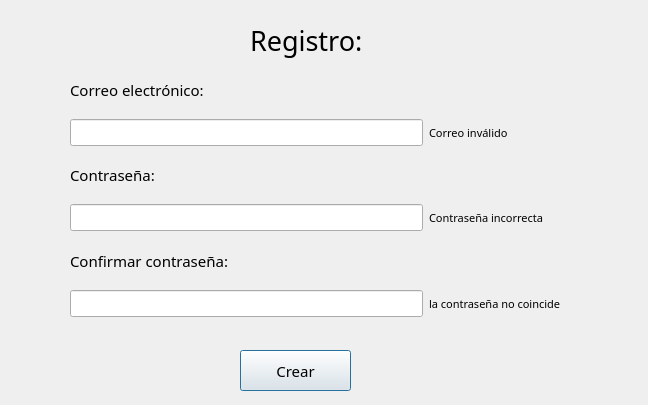
<?xml version="1.0" encoding="UTF-8"?>
<ui version="4.0">
 <class>Registro</class>
 <widget class="QDialog" name="Registro">
  <property name="geometry">
   <rect>
    <x>0</x>
    <y>0</y>
    <width>648</width>
    <height>405</height>
   </rect>
  </property>
  <property name="windowTitle">
   <string>Dialog</string>
  </property>
  <widget class="QPushButton" name="boton_nuevo">
   <property name="geometry">
    <rect>
     <x>240</x>
     <y>350</y>
     <width>111</width>
     <height>41</height>
    </rect>
   </property>
   <property name="font">
    <font>
     <family>Century Gothic</family>
     <pointsize>11</pointsize>
    </font>
   </property>
   <property name="text">
    <string>Crear</string>
   </property>
  </widget>
  <widget class="QLabel" name="registro">
   <property name="geometry">
    <rect>
     <x>250</x>
     <y>20</y>
     <width>131</width>
     <height>41</height>
    </rect>
   </property>
   <property name="font">
    <font>
     <family>Century Gothic</family>
     <pointsize>20</pointsize>
    </font>
   </property>
   <property name="text">
    <string>Registro:</string>
   </property>
  </widget>
  <widget class="QWidget" name="gridLayoutWidget">
   <property name="geometry">
    <rect>
     <x>70</x>
     <y>66</y>
     <width>491</width>
     <height>251</height>
    </rect>
   </property>
   <layout class="QGridLayout" name="gridLayout">
    <item row="0" column="0">
     <widget class="QLabel" name="label_correo">
      <property name="font">
       <font>
        <family>Century Gothic</family>
        <pointsize>11</pointsize>
       </font>
      </property>
      <property name="text">
       <string>Correo electrónico:</string>
      </property>
     </widget>
    </item>
    <item row="1" column="1">
     <widget class="QLabel" name="label_validacorreo">
      <property name="font">
       <font>
        <family>Century Gothic</family>
        <pointsize>8</pointsize>
       </font>
      </property>
      <property name="text">
       <string>Correo inválido</string>
      </property>
     </widget>
    </item>
    <item row="2" column="0">
     <widget class="QLabel" name="label_password">
      <property name="font">
       <font>
        <family>Century Gothic</family>
        <pointsize>11</pointsize>
       </font>
      </property>
      <property name="text">
       <string>Contraseña:</string>
      </property>
     </widget>
    </item>
    <item row="1" column="0">
     <widget class="QLineEdit" name="texto_correonuevo">
      <property name="font">
       <font>
        <pointsize>12</pointsize>
       </font>
      </property>
     </widget>
    </item>
    <item row="3" column="0">
     <widget class="QLineEdit" name="texto_passwnueva">
      <property name="font">
       <font>
        <pointsize>12</pointsize>
       </font>
      </property>
      <property name="echoMode">
       <enum>QLineEdit::Password</enum>
      </property>
     </widget>
    </item>
    <item row="4" column="0">
     <widget class="QLabel" name="label_confirmar">
      <property name="font">
       <font>
        <family>Century Gothic</family>
        <pointsize>11</pointsize>
       </font>
      </property>
      <property name="text">
       <string>Confirmar contraseña:</string>
      </property>
     </widget>
    </item>
    <item row="3" column="1">
     <widget class="QLabel" name="label_validapasw">
      <property name="font">
       <font>
        <family>Century Gothic</family>
        <pointsize>8</pointsize>
       </font>
      </property>
      <property name="text">
       <string>Contraseña incorrecta</string>
      </property>
     </widget>
    </item>
    <item row="5" column="0">
     <widget class="QLineEdit" name="texto_confirmar">
      <property name="font">
       <font>
        <pointsize>12</pointsize>
       </font>
      </property>
      <property name="echoMode">
       <enum>QLineEdit::Password</enum>
      </property>
     </widget>
    </item>
    <item row="5" column="1">
     <widget class="QLabel" name="label_coincidir">
      <property name="font">
       <font>
        <family>Century Gothic</family>
        <pointsize>8</pointsize>
       </font>
      </property>
      <property name="text">
       <string>la contraseña no coincide</string>
      </property>
     </widget>
    </item>
   </layout>
  </widget>
 </widget>
 <resources/>
 <connections/>
</ui>
